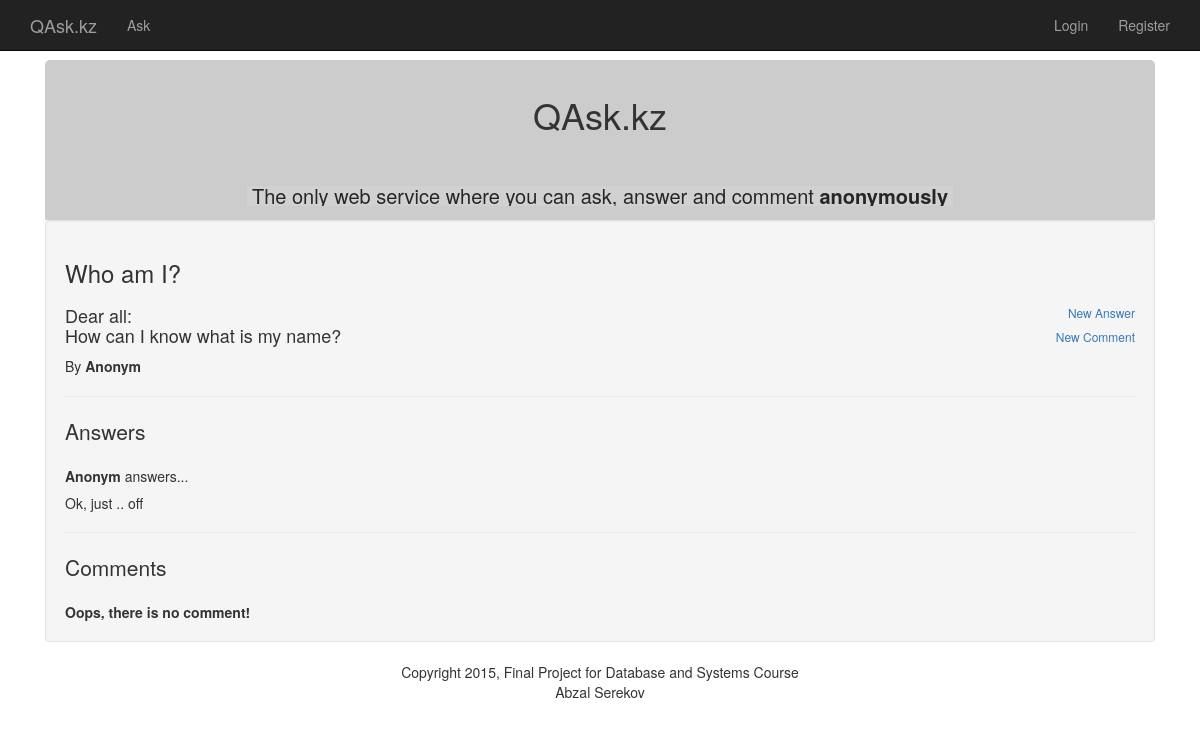
The app's page /question/5/49/ with its own data.
### qask_database_setup.py (models this page shows)
class Question(Base):
    __tablename__ = 'question'
    id = Column(Integer, primary_key=True)
    title = Column(String(250), nullable=False)
    body = Column(String(1000), nullable=False)
    added_time = Column(Float)
    updated_time = Column(Float)
    author_id = Column(Integer, ForeignKey('author.id'))
    author = relationship(Author)
    category_id = Column(Integer, ForeignKey('category.id'))
    category = relationship(Category)
    is_anonym = Column(Integer)

class Answer(Base):
    __tablename__ = 'answer'
    id = Column(Integer, primary_key=True)
    body = Column(String(500), nullable=False)
    author_id = Column(Integer, ForeignKey('author.id'))
    author = relationship(Author)
    question_id = Column(Integer, ForeignKey('question.id'))
    question = relationship(Question)
    is_anonym = Column(Integer)
    added_time = Column(Float)

### main.py (the view)
@app.route('/question/<int:category_id>/<int:question_id>/')
def questionShow(category_id, question_id):
	user = 0
	if "user" in session:
		user = db.query(Author).filter_by(login=session['user']).first()
	question = db.query(Question).filter_by(id=question_id)
	if not question or question.count() == 0:
		flash("Wow, something wrong happened!!! Easy, man!", "error")
		return redirect(url_for('main'))
	question = question.one()
	answers = db.query(Answer).filter_by(question_id=question_id).order_by(desc(Answer.added_time))
	comments = db.query(Comment).filter_by(question_id=question_id).order_by(desc(Comment.added_time))
	return render_template('question.html', question=question,
		answers=answers,
		comments=comments,
		alen=answers.count(),
		clen=comments.count(),
		user=user)

### templates/question.html (shortened to what this page needs)
{% extends 'base.html' %}
{% block body %}
<div class="container">
     <div class="col-lg-12 col-sm-12 ">
        <div class="card hovercard">
          <div class="card-background">
              <img class="card-bkimg" alt="" src="http://lorempixel.com/100/100/people/9/">
          </div>
          <div class="useravatar">
            <h1>QAsk.kz</h1>
          </div>
          <div class="card-info"> <span class="card-title">The only web service where you can ask, answer and comment <strong>anonymously</strong></span>
          </div>
      </div>
      <div class="well">
        <div class="tab-content">
          <div class="tab-pane fade in active" id="tab1">
            <h3>{{question.title}}</h3>
            <div class="row">
              <div class="col-md-9">
                <h4>{{question.body|safe}}</h4>
                By <strong>{% if question.is_anonym %}Anonym{% else %} {{question.author.name}} {% endif %}</strong>
              </div>
              <div class="col-md-3">
                <h6 class="text-right"><a href="{{url_for('addAnswer', category_id=question.category.id, question_id=question.id)}}">New Answer</a></h6>
                <h6 class="text-right"><a href="{{url_for('addComment', category_id=question.category.id, question_id=question.id)}}">New Comment</a></h6>
              </div>
            </div>
            <hr/>
            <div>
              <span class="lead">Answers</span>
              <br/>
              <br/>
              {% if answers and alen > 0 %}
                {% for answer in answers %}
                  <div>
                    <strong>{% if answer.is_anonym %} Anonym {% else %} {{answer.author.name}} {% endif %}</strong> answers...
                    <h5>
                      {{answer.body|safe}}
                    </h5>
                  </div>
                {% endfor %}
              {% else %}
                <div><strong>Oops, there is no answer!</strong></div>
              {% endif %}
            </div>
            <hr/>
            <div>
              <span class="lead">Comments</span>
              <br/>
              <br/>
              {% if comments and clen > 0 %}
                {% for comment in comments %}
                  <div>
                    <strong>{% if comment.is_anonym %} Anonym {% else %} {{comment.author.name}} {% endif %}</strong> comments...
                    <h5>
                      {{comment.body|safe}}
                    </h5>
                  </div>
                {% endfor %}
              {% else %}
                <div><strong>Oops, there is no comment!</strong></div>
              {% endif %}
            </div>
          </div>
        </div>
      </div>
    </div>
    </div>
{% endblock %}

### static/stylesheets/styles.css (style rules this page uses)
.card { margin-top: 20px; padding: 30px; background-color: rgba(214, 224, 226, 0.2); -webkit-border-top-left-radius:5px; -moz-border-top-left-radius:5px; border-top-left-radius:5px; -webkit-border-top-right-radius:5px; -moz-border-top-right-radius:5px; border-top-right-radius:5px; -webkit-box-sizing: border-box; -moz-box-sizing: border-box; box-sizing: border-box; }
.card.hovercard { position: relative; padding-top: 0; overflow: hidden; text-align: center; background-color: #fff; background-color: rgba(255, 255, 255, 1); }
.card.hovercard .card-background { height: 130px; }
.card-background img { -webkit-filter: blur(25px); -moz-filter: blur(25px); -o-filter: blur(25px); -ms-filter: blur(25px); filter: blur(25px); margin-left: -100px; margin-top: -200px; min-width: 130%; }
.card.hovercard .useravatar { position: absolute; top: 15px; left: 0; right: 0; }
.card.hovercard .card-info { position: absolute; bottom: 14px; left: 0; right: 0; }
.card.hovercard .card-info .card-title { padding:0 5px; font-size: 20px; line-height: 1; color: #262626; background-color: rgba(255, 255, 255, 0.1); -webkit-border-radius: 4px; -moz-border-radius: 4px; border-radius: 4px; }
.card.hovercard .card-info { overflow: hidden; font-size: 12px; line-height: 20px; color: #737373; text-overflow: ellipsis; }

### records on screen
Question: title "Who am I?", body "Dear all: How can I know what is my name?"
Answer: is_anonym "Anonym", body "Ok, just .. off"
